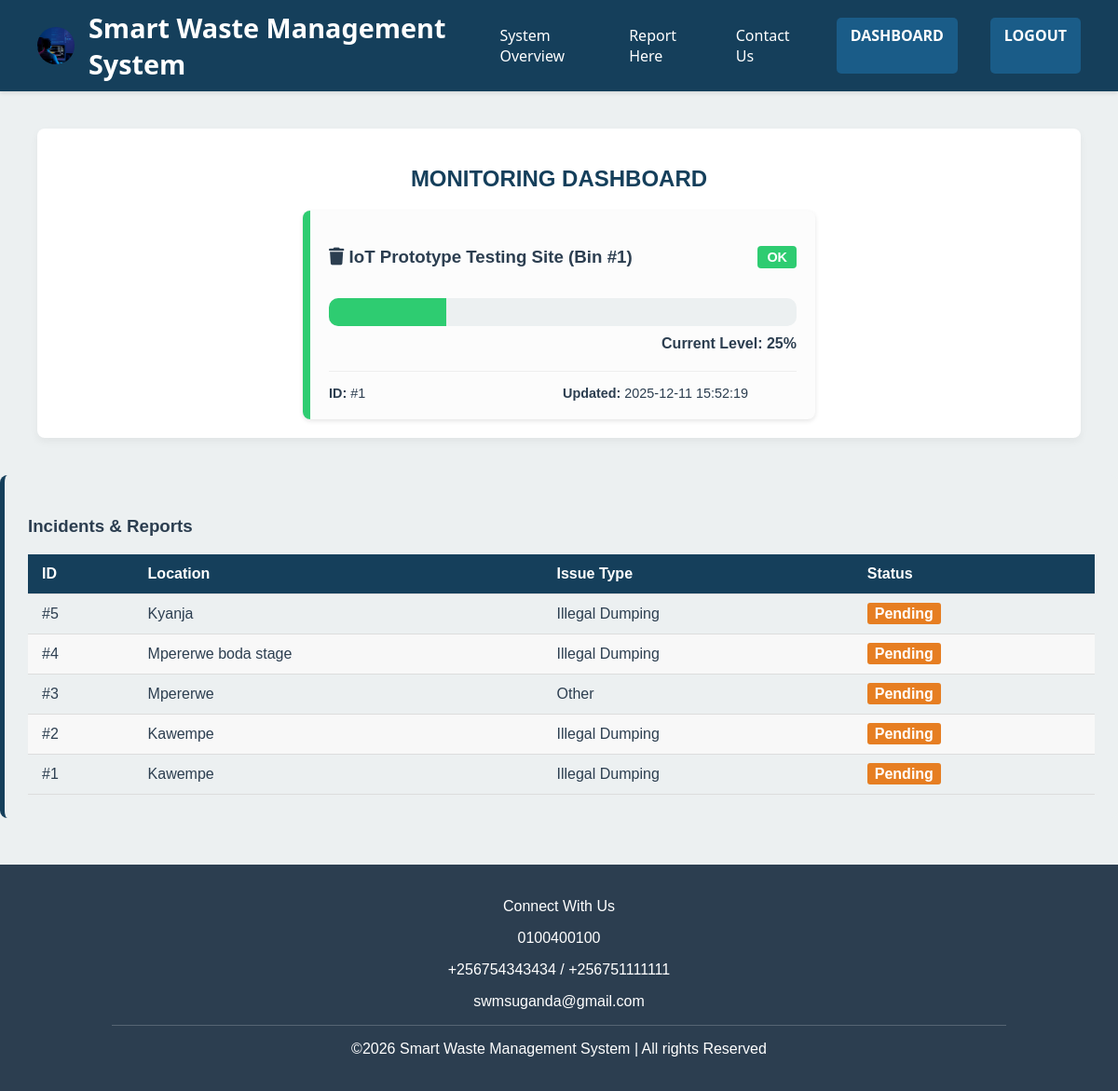
Screenshot of /public/dashboard.php (signed in) with the database file from the repository.
### tables this page shows
CREATE TABLE `bins` (
  `bin_id` int(11) NOT NULL,
  `location_name` varchar(255) NOT NULL,
  `latitude` decimal(10,8) DEFAULT NULL,
  `longitude` decimal(11,8) DEFAULT NULL,
  `current_fill_level` int(11) DEFAULT 0,
  `status` varchar(50) DEFAULT 'OK',
  `last_updated` datetime DEFAULT current_timestamp()
);

CREATE TABLE `incident_reports` (
  `id` int(11) NOT NULL,
  `reporter_name` varchar(255) DEFAULT NULL,
  `location` varchar(255) NOT NULL,
  `report_type` varchar(50) NOT NULL,
  `details` text NOT NULL,
  `contact_info` varchar(255) DEFAULT NULL,
  `status` varchar(50) DEFAULT 'Pending',
  `reported_at` timestamp NOT NULL DEFAULT current_timestamp()
);

### public/dashboard.php (the view, shortened to what this page needs)
<?php
require_once __DIR__ . '/../config/database.php';
$bin = $conn->query('SELECT * FROM bins LIMIT 1')->fetch_assoc();
$fill = $bin['current_fill_level'] ?? 0;
$loc = $bin['location_name'] ?? 'Not Set';
$status = $bin['status'] ?? 'Unknown';
$updated = $bin['last_updated'] ?? 'N/A';
$bar_color = '#2ecc71';
$incidents = $conn->query('SELECT id, location, report_type, status FROM incident_reports ORDER BY reported_at DESC LIMIT 10');
include __DIR__ . '/includes/header.php';
?>
<div class="app-shell">
    <h2 style="text-align: center; color: var(--secondary-blue);">MONITORING DASHBOARD</h2>
    <div class="monitoring-network" style="display: block; max-width: 550px; margin: 0 auto;">
        <div class="vessel-status-card" style="border-left: 8px solid <?= htmlspecialchars($bar_color) ?>;">
            <div class="vessel-identity-header">
                <h3><i class="fas fa-trash"></i> <?= htmlspecialchars($loc) ?></h3>
                <span class="status-badge" style="background: <?= htmlspecialchars($bar_color) ?>; color: white;">
                    <?= htmlspecialchars(strtoupper($status)) ?>
                </span>
            </div>
            <div class="capacity-meter" style="height: 30px; margin-top: 15px;">
                <div class="fill-progress-bar" style="width: <?= (int) $fill ?>%; background: <?= htmlspecialchars($bar_color) ?>;"></div>
            </div>
            <p style="text-align: right; font-weight: bold; margin-top: 5px;">
                Current Level: <?= (int) $fill ?>%
            </p>
            <div style="margin-top: 20px; padding-top: 15px; border-top: 1px solid #eee; display: grid; grid-template-columns: 1fr 1fr; font-size: 0.9em;">
                <span><strong>ID:</strong> #<?= (int) ($bin['bin_id'] ?? 0) ?></span>
                <span><strong>Updated:</strong> <?= htmlspecialchars((string) $updated) ?></span>
            </div>
        </div>
    </div>
</div>
<div class="logistics-optimization-summary" style="margin-top: 40px;">
    <h3>Incidents & Reports</h3>
    <table class="audit-log-table">
        <thead>
            <tr>
                <th>ID</th>
                <th>Location</th>
                <th>Issue Type</th>
                <th>Status</th>
            </tr>
        </thead>
        <tbody>
            <?php if ($incidents && $incidents->num_rows > 0): ?>
                <?php while ($row = $incidents->fetch_assoc()): ?>
                    <tr>
                        <td>#<?= (int) $row['id'] ?></td>
                        <td><?= htmlspecialchars($row['location']) ?></td>
                        <td><?= htmlspecialchars($row['report_type']) ?></td>
                        <td><span class="rating-metric <?= $row['status'] === 'Resolved' ? 'excellent' : 'poor' ?>"><?= htmlspecialchars($row['status']) ?></span></td>
                    </tr>
                <?php endwhile; ?>
            <?php else: ?>
                <tr>
                    <td colspan="4" style="text-align: center;">No incidents reported yet.</td>
                </tr>
            <?php endif; ?>
        </tbody>
    </table>
</div>
<?php include __DIR__ . '/includes/footer.php'; ?>

### public/includes/header.php (shortened to what this page needs)
<!DOCTYPE html>
<html lang="en">
<head>
    <link rel="stylesheet" href="assets/css/style.css">
    <link rel="stylesheet" href="https://cdnjs.cloudflare.com/ajax/libs/font-awesome/6.0.0-beta3/css/all.min.css">
</head>
<body>
    <header>
        <h1><img src="assets/images/hero_background.jpg" alt="SWMS Logo" class="logo-icon"> Smart Waste Management System</h1>
        <nav id="nav-list">
            <a href="index.php">System Overview</a>
            <a href="report.php">Report Here</a>
            <a href="contact.php">Contact Us</a>
            <?php if (!empty($_SESSION['admin_logged_in'])): ?>
                <a href="dashboard.php" class="nav-admin-btn">DASHBOARD</a>
                <a href="logout.php" class="nav-admin-btn">LOGOUT</a>
            <?php else: ?>
                <a href="login.php" class="nav-admin-btn">ADMIN LOGIN</a>
            <?php endif; ?>
        </nav>
    </header>

### public/includes/footer.php (shortened to what this page needs)
    <footer>
        <p>Connect With Us</p>
        <p>0100400100</p>
        <p>+256754343434 / +256751111111</p>
        <p>swmsuganda@gmail.com</p>
        <div class="footer-divider"></div>
        <p>&copy;<?= date('Y') ?> Smart Waste Management System | All rights Reserved</p>
    </footer>
</body>
</html>

### public/assets/css/style.css (style rules this page uses)
:root { --primary-green: #2ecc71; --secondary-blue: #153f5b; --blue-grey: #2c3e50; --light-bg: #ecf0f1; }
#nav-list { display: flex; flex-direction: row; gap: 20px; background: transparent; }
body { font-family: Arial, sans-serif; margin: 0; padding: 0; background-color: var(--light-bg); color: var(--blue-grey); }
header { background-color: var(--secondary-blue); color: white; padding: 10px 40px; display: flex; justify-content: space-between; align-items: center; box-shadow: 0 2px 4px rgba(0, 0, 0, 0.1); position: relative; }
header h1 { margin: 0; font-size: 1.8em; display: flex; align-items: center; font-family: "Segoe UI", Tahoma, Geneva, Verdana, sans-serif; font-weight: 600; }
.logo-icon { width: 40px; height: 40px; border-radius: 50%; margin-right: 15px; object-fit: cover; vertical-align: middle; display: inline-block; }
header nav a { color: white; text-decoration: none; padding: 8px 15px; border-radius: 5px; transition: background-color 0.3s; margin-left: 5px; font-family: "Segoe UI", Tahoma, Geneva, Verdana, sans-serif; }
.nav-admin-btn { background-color: #1a5c88; margin-left: 15px; font-weight: bold; }
.app-shell { width: 90%; max-width: 1200px; margin: 40px auto; padding: 20px; background-color: white; border-radius: 8px; box-shadow: 0 4px 10px rgba(0, 0, 0, 0.05); }
.monitoring-network { display: grid; grid-template-columns: repeat(auto-fit, minmax(280px, 1fr)); gap: 20px; margin-top: 30px; }
.vessel-status-card { background: #fcfcfc; padding: 20px; border-radius: 8px; box-shadow: 0 2px 5px rgba(0, 0, 0, 0.1); border-left: 5px solid #bdc3c7; transition: transform 0.2s; }
.vessel-identity-header { display: flex; justify-content: space-between; align-items: center; }
.status-badge { padding: 4px 10px; border-radius: 4px; font-weight: bold; font-size: 0.9em; }
.capacity-meter { background-color: #ecf0f1; height: 20px; border-radius: 10px; margin: 10px 0; overflow: hidden; position: relative; }
.fill-progress-bar { height: 100%; transition: width 0.5s ease-in-out; }
.logistics-optimization-summary { background-color: #ecf0f1; padding: 25px; border-radius: 8px; margin-top: 50px; border-left: 5px solid var(--secondary-blue); }
.audit-log-table { width: 100%; border-collapse: collapse; margin-top: 15px; }
.audit-log-table th, .audit-log-table td { padding: 12px 15px; text-align: left; border-bottom: 1px solid #ddd; }
.audit-log-table th { background-color: var(--secondary-blue); color: white; font-weight: bold; }
.audit-log-table tr:nth-child(even) { background-color: #f8f8f8; }
.rating-metric { font-weight: bold; padding: 3px 8px; border-radius: 3px; text-align: center; }
.rating-metric.poor { background-color: #e67e22; color: white; }
footer { background-color: var(--blue-grey); color: white; text-align: center; padding: 20px 0; margin-top: 50px; }
.footer-divider { height: 1px; background-color: rgba(255, 255, 255, 0.2); width: 80%; margin: 10px auto; }

### rows the page displays
bins: location_name "IoT Prototype Testing Site (Bin #1)", status "OK", current_fill_level "25", bin_id "1", last_updated "2025-12-11 15:52:19"
incident_reports: id "5", location "Kyanja", report_type "Illegal Dumping", status "Pending"
incident_reports: id "4", location "Mpererwe boda stage", report_type "Illegal Dumping", status "Pending"
incident_reports: id "3", location "Mpererwe", report_type "Other", status "Pending"
incident_reports: id "2", location "Kawempe", report_type "Illegal Dumping", status "Pending"
incident_reports: id "1", location "Kawempe", report_type "Illegal Dumping", status "Pending"
